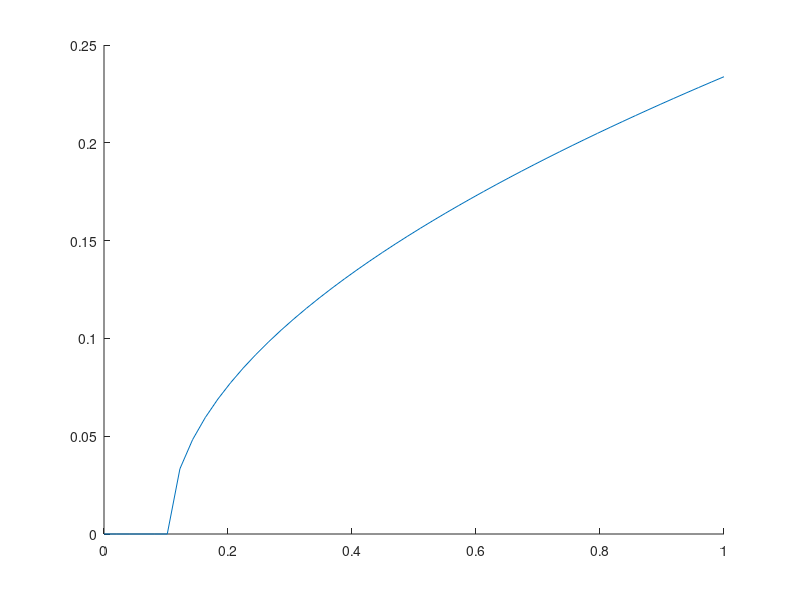

The MATLAB source for this figure:
clear;clc;close all;

# System parameters
E = .5;
Ny = 140;
# Phi values
steps = 50;
phi = linspace(0,1,steps);
delta_phi = [];
# Momentum
ky = 2*pi/Ny;
kx = [];

hold on
for n = -54
  for x=1:steps
    delta_phi(x) = (2*pi/ Ny) * phi(x);
    kx(x) = acos(E/2 - cos(ky * n + delta_phi(x)));
  end
  plot(phi,kx)
end
hold off